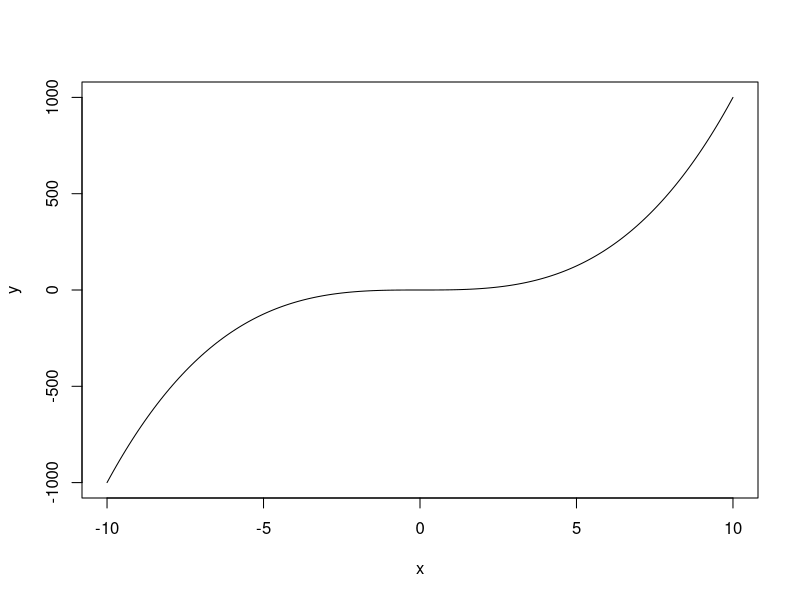

Write R code to recreate this figure.
## ---- chunk 1
print("Hello World, from R")
## ---- chunk 2
#| fig-align: "center"
x <- seq(-10,10, by = 0.1)
y <- x ^ 3
plot(x, y, type = "l")
